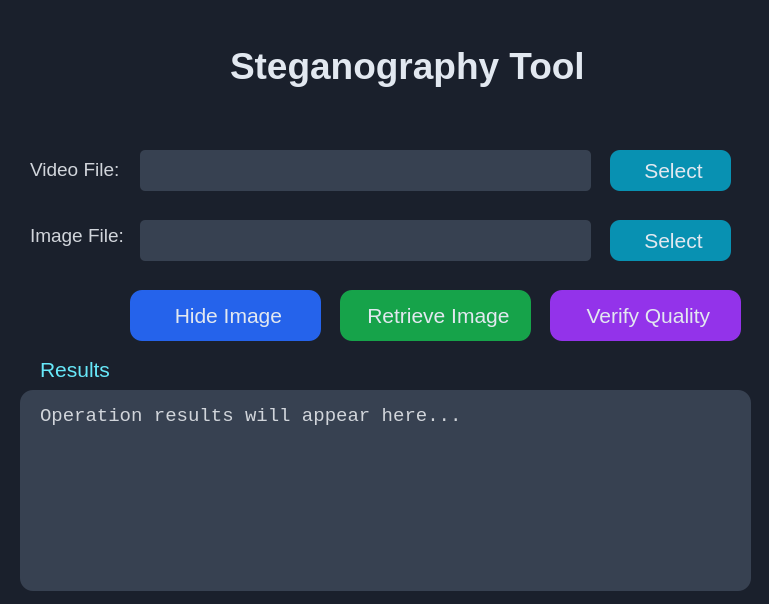
<?xml version="1.0" encoding="UTF-8"?>
<ui version="4.0">
 <class>MainWindow</class>
 <widget class="QMainWindow" name="MainWindow">
  <property name="geometry">
   <rect>
    <x>0</x>
    <y>0</y>
    <width>769</width>
    <height>604</height>
   </rect>
  </property>
  <property name="windowTitle">
   <string>MainWindow</string>
  </property>
  <property name="styleSheet">
   <string notr="true">background-color: rgb(26, 32, 44);
color: rgb(226, 232, 240);
</string>
  </property>
  <widget class="QWidget" name="centralwidget">
   <widget class="QLabel" name="windowTitle">
    <property name="geometry">
     <rect>
      <x>230</x>
      <y>30</y>
      <width>361</width>
      <height>71</height>
     </rect>
    </property>
    <property name="font">
     <font>
      <family>Cantarell</family>
      <pointsize>28</pointsize>
      <bold>true</bold>
     </font>
    </property>
    <property name="text">
     <string>Steganography Tool</string>
    </property>
   </widget>
   <widget class="QLabel" name="labelVideo">
    <property name="geometry">
     <rect>
      <x>30</x>
      <y>160</y>
      <width>101</width>
      <height>18</height>
     </rect>
    </property>
    <property name="font">
     <font>
      <family>Cantarell</family>
      <pointsize>14</pointsize>
      <bold>false</bold>
     </font>
    </property>
    <property name="styleSheet">
     <string notr="true">color: rgb(209, 213, 219)</string>
    </property>
    <property name="text">
     <string>Video File:</string>
    </property>
   </widget>
   <widget class="QPushButton" name="selectVideoButton">
    <property name="geometry">
     <rect>
      <x>610</x>
      <y>150</y>
      <width>121</width>
      <height>41</height>
     </rect>
    </property>
    <property name="font">
     <font>
      <family>Cantarell</family>
      <pointsize>16</pointsize>
     </font>
    </property>
    <property name="cursor">
     <cursorShape>PointingHandCursor</cursorShape>
    </property>
    <property name="styleSheet">
     <string notr="true">background-color: rgb(8, 145, 178);
border-radius: 10px;</string>
    </property>
    <property name="text">
     <string> Select</string>
    </property>
    <property name="icon">
     <iconset theme="QIcon::ThemeIcon::FolderOpen"/>
    </property>
   </widget>
   <widget class="QLineEdit" name="pathVideo">
    <property name="geometry">
     <rect>
      <x>140</x>
      <y>150</y>
      <width>451</width>
      <height>41</height>
     </rect>
    </property>
    <property name="font">
     <font>
      <family>Cantarell</family>
      <pointsize>16</pointsize>
     </font>
    </property>
    <property name="styleSheet">
     <string notr="true">background-color: rgb(55, 65, 81);
border-radius: 5px;
padding-left: 15px;
padding-right: 15px</string>
    </property>
    <property name="text">
     <string/>
    </property>
    <property name="readOnly">
     <bool>true</bool>
    </property>
   </widget>
   <widget class="QPushButton" name="hideButton">
    <property name="geometry">
     <rect>
      <x>130</x>
      <y>290</y>
      <width>191</width>
      <height>51</height>
     </rect>
    </property>
    <property name="font">
     <font>
      <family>Cantarell</family>
      <pointsize>16</pointsize>
     </font>
    </property>
    <property name="cursor">
     <cursorShape>PointingHandCursor</cursorShape>
    </property>
    <property name="styleSheet">
     <string notr="true">background-color: rgb(37, 99, 235);
border-radius:12px;</string>
    </property>
    <property name="text">
     <string> Hide Image</string>
    </property>
    <property name="icon">
     <iconset theme="QIcon::ThemeIcon::InsertImage"/>
    </property>
   </widget>
   <widget class="QLabel" name="resultsLabel">
    <property name="geometry">
     <rect>
      <x>40</x>
      <y>360</y>
      <width>91</width>
      <height>18</height>
     </rect>
    </property>
    <property name="font">
     <font>
      <family>Cantarell</family>
      <pointsize>16</pointsize>
      <bold>false</bold>
     </font>
    </property>
    <property name="styleSheet">
     <string notr="true">color: rgb(103, 232, 249);</string>
    </property>
    <property name="text">
     <string>Results</string>
    </property>
   </widget>
   <widget class="QPushButton" name="retireveButton">
    <property name="geometry">
     <rect>
      <x>340</x>
      <y>290</y>
      <width>191</width>
      <height>51</height>
     </rect>
    </property>
    <property name="font">
     <font>
      <family>Cantarell</family>
      <pointsize>16</pointsize>
     </font>
    </property>
    <property name="cursor">
     <cursorShape>PointingHandCursor</cursorShape>
    </property>
    <property name="styleSheet">
     <string notr="true">background-color: rgb(22, 163, 74);
border-radius:12px;</string>
    </property>
    <property name="text">
     <string> Retrieve Image</string>
    </property>
    <property name="icon">
     <iconset theme="QIcon::ThemeIcon::SystemSearch"/>
    </property>
   </widget>
   <widget class="QPushButton" name="verifyButton">
    <property name="geometry">
     <rect>
      <x>550</x>
      <y>290</y>
      <width>191</width>
      <height>51</height>
     </rect>
    </property>
    <property name="font">
     <font>
      <family>Cantarell</family>
      <pointsize>16</pointsize>
     </font>
    </property>
    <property name="cursor">
     <cursorShape>PointingHandCursor</cursorShape>
    </property>
    <property name="styleSheet">
     <string notr="true">background-color: rgb(147, 51, 234);
border-radius:12px;</string>
    </property>
    <property name="text">
     <string> Verify Quality</string>
    </property>
    <property name="icon">
     <iconset theme="QIcon::ThemeIcon::HelpAbout"/>
    </property>
   </widget>
   <widget class="QLabel" name="imageLogo">
    <property name="geometry">
     <rect>
      <x>130</x>
      <y>20</y>
      <width>111</width>
      <height>101</height>
     </rect>
    </property>
    <property name="styleSheet">
     <string notr="true">background-color: transparent;
width: 300px; ;
 height: 200px;</string>
    </property>
    <property name="text">
     <string/>
    </property>
   </widget>
   <widget class="QLabel" name="labelImage">
    <property name="geometry">
     <rect>
      <x>30</x>
      <y>220</y>
      <width>101</width>
      <height>31</height>
     </rect>
    </property>
    <property name="font">
     <font>
      <family>Cantarell</family>
      <pointsize>14</pointsize>
      <bold>false</bold>
     </font>
    </property>
    <property name="styleSheet">
     <string notr="true">color: rgb(209, 213, 219)</string>
    </property>
    <property name="text">
     <string>Image File:</string>
    </property>
   </widget>
   <widget class="QPushButton" name="selectImageButton">
    <property name="geometry">
     <rect>
      <x>610</x>
      <y>220</y>
      <width>121</width>
      <height>41</height>
     </rect>
    </property>
    <property name="font">
     <font>
      <family>Cantarell</family>
      <pointsize>16</pointsize>
     </font>
    </property>
    <property name="cursor">
     <cursorShape>PointingHandCursor</cursorShape>
    </property>
    <property name="styleSheet">
     <string notr="true">background-color: rgb(8, 145, 178);
border-radius: 10px;</string>
    </property>
    <property name="text">
     <string> Select</string>
    </property>
    <property name="icon">
     <iconset theme="QIcon::ThemeIcon::FolderOpen"/>
    </property>
   </widget>
   <widget class="QLineEdit" name="pathImage">
    <property name="geometry">
     <rect>
      <x>140</x>
      <y>220</y>
      <width>451</width>
      <height>41</height>
     </rect>
    </property>
    <property name="font">
     <font>
      <family>Cantarell</family>
      <pointsize>16</pointsize>
     </font>
    </property>
    <property name="styleSheet">
     <string notr="true">background-color: rgb(55, 65, 81);
border-radius: 5px;
padding-left: 15px;
padding-right: 15px</string>
    </property>
    <property name="text">
     <string/>
    </property>
   </widget>
   <widget class="QFrame" name="containerResults">
    <property name="geometry">
     <rect>
      <x>20</x>
      <y>390</y>
      <width>731</width>
      <height>201</height>
     </rect>
    </property>
    <property name="styleSheet">
     <string notr="true">background-color: rgb(55, 65, 81);
border-radius: 13px;</string>
    </property>
    <property name="frameShape">
     <enum>QFrame::Shape::StyledPanel</enum>
    </property>
    <property name="frameShadow">
     <enum>QFrame::Shadow::Raised</enum>
    </property>
    <widget class="QLabel" name="resultsTitle">
     <property name="geometry">
      <rect>
       <x>20</x>
       <y>10</y>
       <width>681</width>
       <height>31</height>
      </rect>
     </property>
     <property name="font">
      <font>
       <family>Liberation Mono</family>
       <pointsize>14</pointsize>
      </font>
     </property>
     <property name="styleSheet">
      <string notr="true">color: rgb(209, 213, 219)</string>
     </property>
     <property name="text">
      <string>Operation results will appear here...</string>
     </property>
    </widget>
   </widget>
  </widget>
 </widget>
 <resources/>
 <connections/>
</ui>
